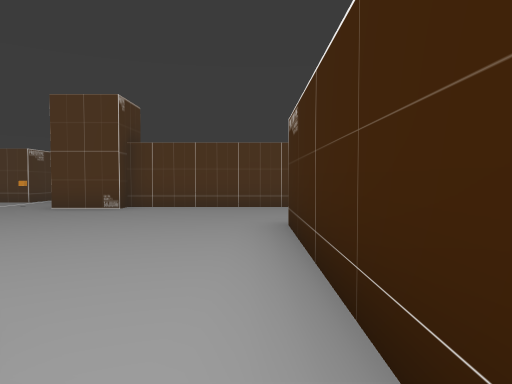
view 1 (above)

24 first-person views from a walk through a Unity game level. The camera is 1.3 m above the floor, tilts 2° down and sees 70° across. The floor is counted in squares, 2 m on a side. Each view is taken from the middle of a square. On the plan, view 1 faces up. The plan holds only what a view shows up to about 11 squares ahead; the rest is blank. The place goes on beyond the plan. The player character is not drawn. Some animated figures are not drawn. Some surface patterns are stand-ins.

view 2
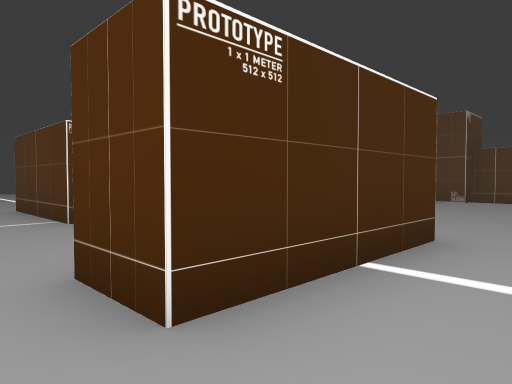

view 3
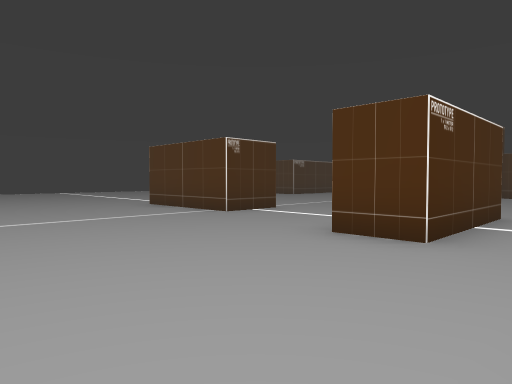

view 4
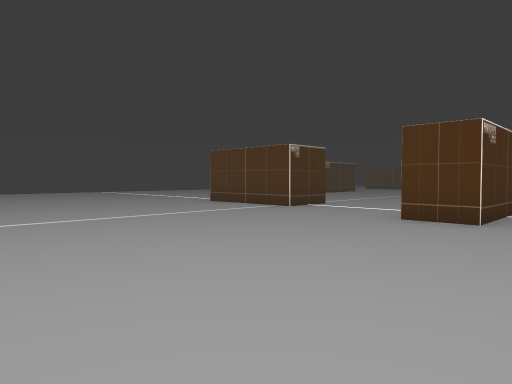

view 5
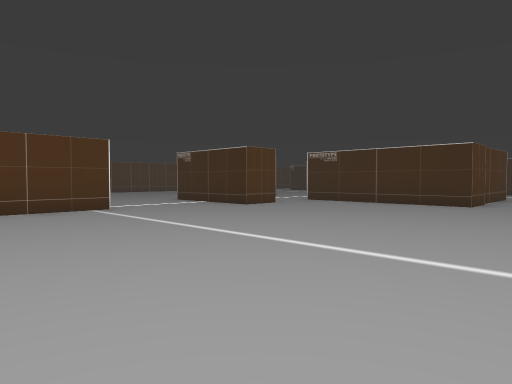

view 6
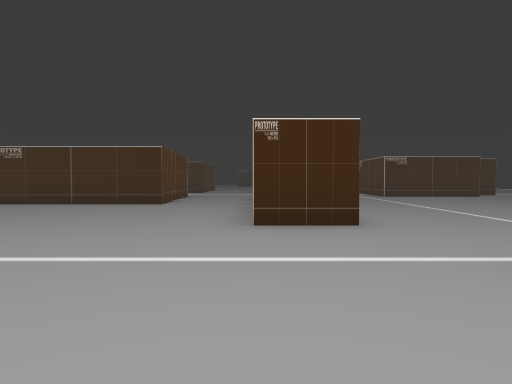

view 7
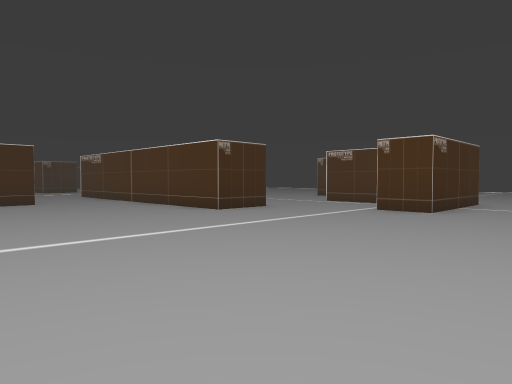

view 8
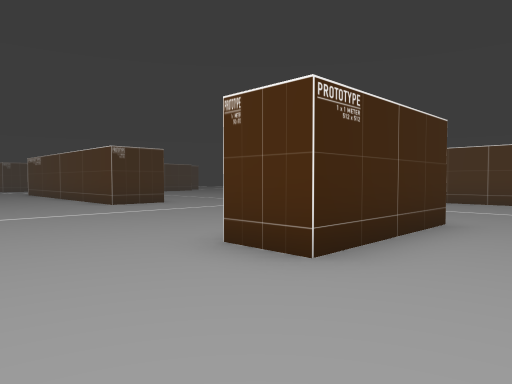

view 9
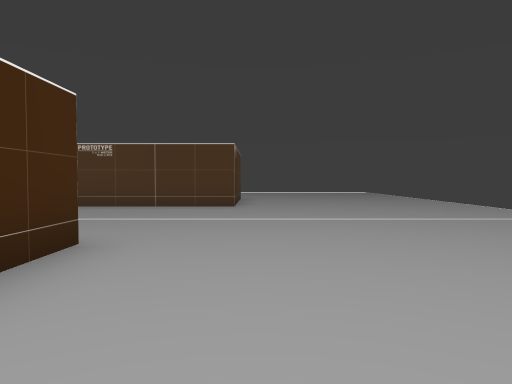

view 10
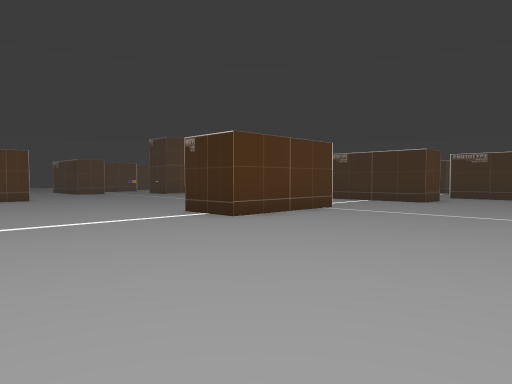

view 11
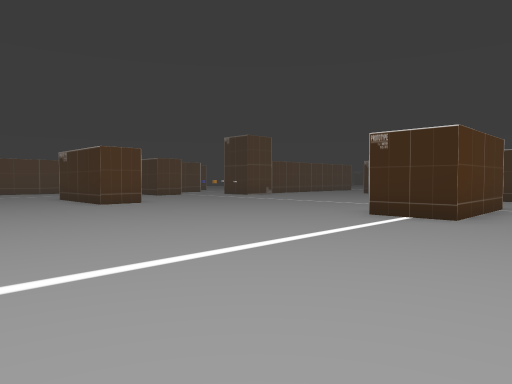

view 12
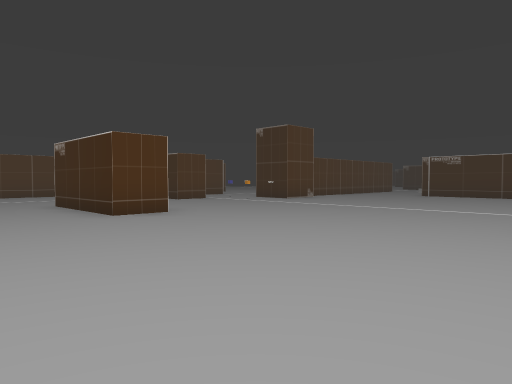

view 13
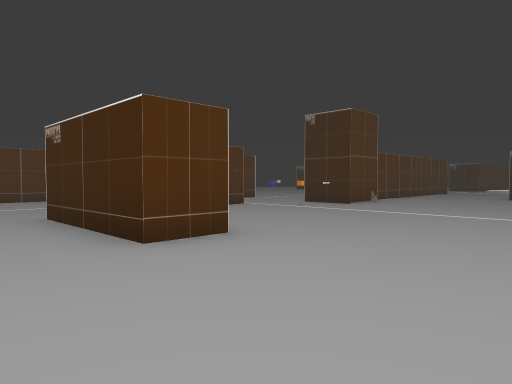

view 14
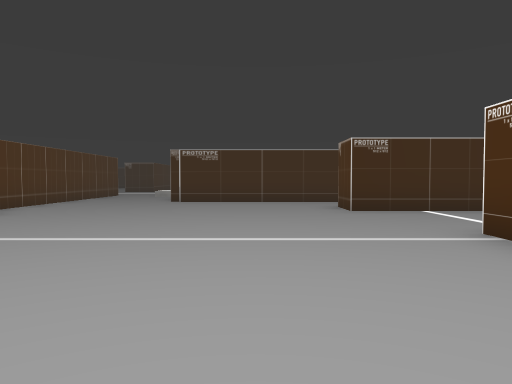

view 15
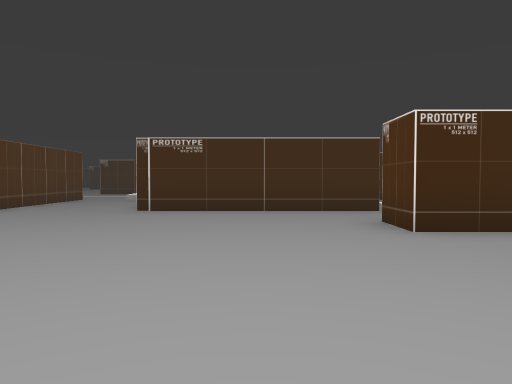

view 16
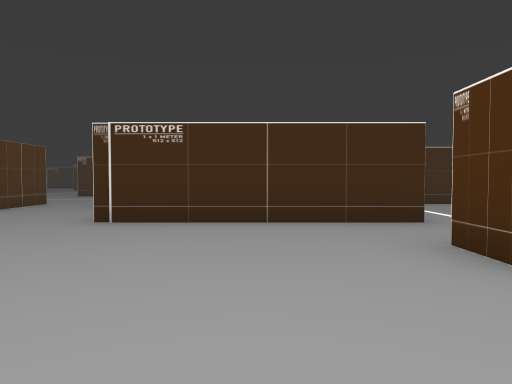

view 17
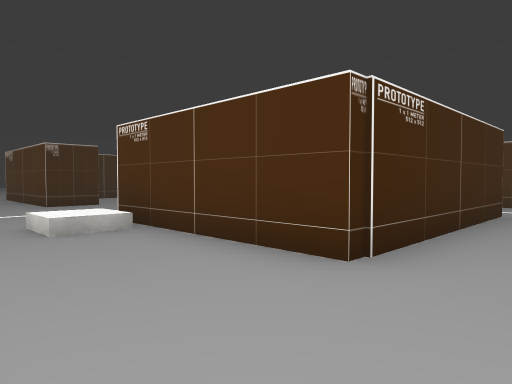

view 18
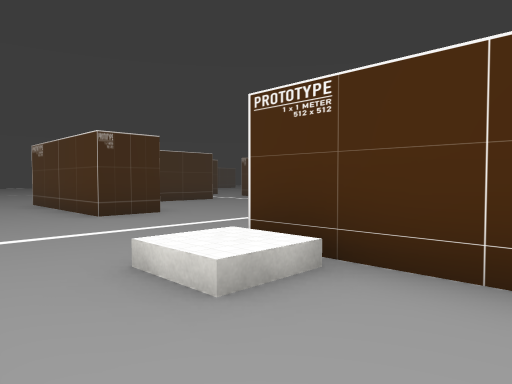

view 19
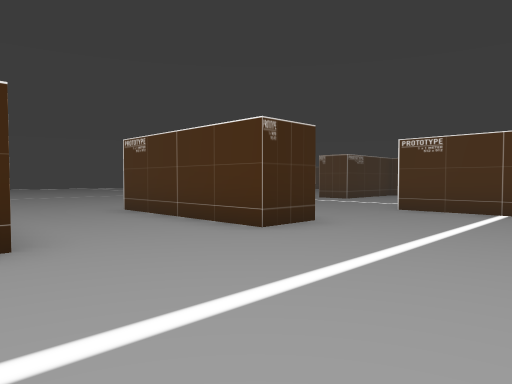

view 20
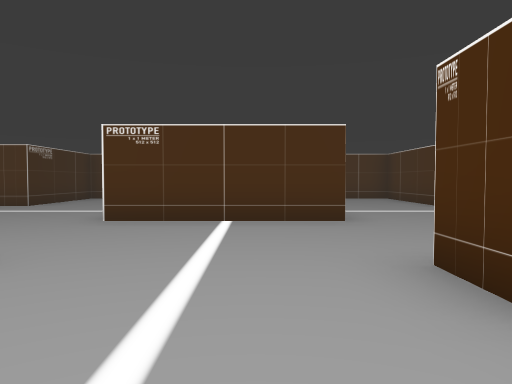

view 21
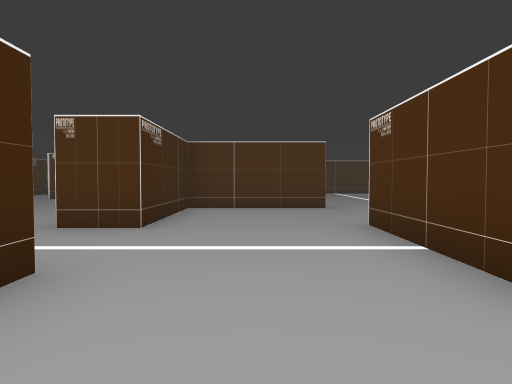

view 22
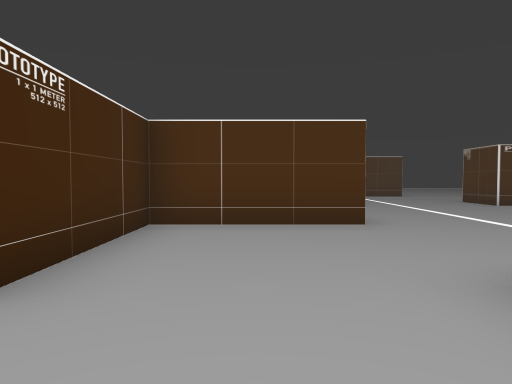

view 23
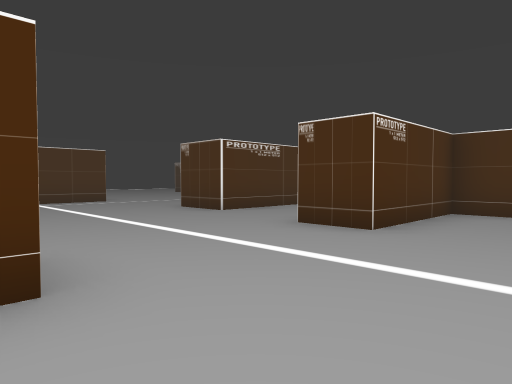

view 24
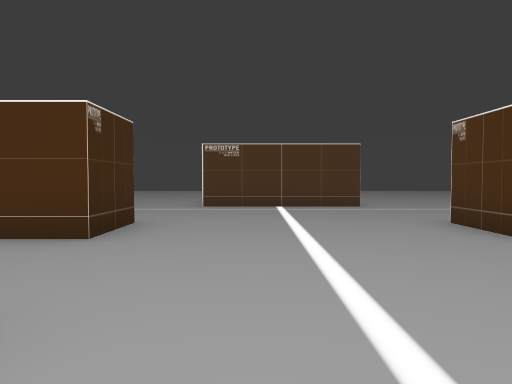

### Floor plan
Points are (right, up) in squares from view 1. A wall is a line through its corners. A room is listed if a view was taken in it or the views show most of it. See-through windows are left out.
Room 1 (view 1)
walls: (-1.4, 1.1) (-1.4, -2.2)
ways out: opening at (-0.5, -2) to room 2; opening at (-0.5, 1) to room 2; opening at (1, -0.5) to room 2
Room 2 (views 2, 3, 4, 5, 6, 7, 8, 9, 10, 11, 12, 13, 14, 15, 16, 17, 18, 19, 20, 21, 22, 23, 24)
walls: (-1.4, -2.2) (-2.5, -2.2) (-2.5, 1.1) (-1.4, 1.1); (1.6, -2) (1.6, -5.2) (4.7, -5.2) (4.7, -6.5); (0.5, 0.4) (0.5, 5.5) (4.8, 5.5); (4.1, -6.6) (0.5, -6.6) (0.5, -2.4); (4.6, -2.2) (4.6, -1.4); (4.5, 1.3) (8.5, 1.3); (-6.2, 0.3) (-5.6, 0.3) (-5.6, -1.2) (-8.8, -1.2) (-8.8, 0.4); (-3.9, -10.5) (-3.9, -9) (4.1, -9) (4.1, -10.5); (8.4, -5.2) (11.5, -5.2) (11.5, -1.9) (12.8, -1.9); (8.4, 0.8) (8.4, -2.2); (4.7, 5.1) (4.7, 4.1); (4.5, -13.7) (8.4, -13.7); (-5.4, -13.4) (-3.8, -13.4); (8.8, -10.5) (8.8, -9) (9.9, -9); (8.4, 4.1) (8.4, 5.5) (12.6, 5.5); (11.5, 0.4) (11.5, 2.5); (-7.4, -14.6) (-7.4, -11.3) (-6.2, -11.3); (-11.2, -10.8) (-11.2, -7.4) (-10, -7.4); (4.6, 8.5) (-3, 8.5) (-3, 8) (-4.5, 8) (-4.5, 9.5); (-10, 6.4) (-11.2, 6.4) (-11.2, 9.5); (-12.5, -17.5) (-12.5, -15.7) (-8.8, -15.7)
ways out: opening at (-0.5, -2) to room 1; opening at (-0.5, 1) to room 1; opening at (1, -0.5) to room 1; opening at (12, -0.5); opening at (13.5, -2)
objects: other object (-6, 9); other object (4, 6)

Positions as (right, up) in squares from view 1, and headings:
1: (0, 0), facing up
2: (0, -3), facing up-left
3: (0, -6), facing up-left
4: (0, -8), facing up-left
5: (-9, -9), facing up-right
6: (-9, -9), facing right
7: (-10, -4), facing down-right
8: (-13, -5), facing down-right
9: (-13, -7), facing down
10: (-13, -6), facing up-right
11: (-15, -3), facing up-right
12: (-14, 0), facing up-right
13: (-13, 3), facing up-right
14: (-10, 3), facing right
15: (-7, 3), facing right
16: (-5, 3), facing right
17: (-1, 8), facing down-right
18: (2, 8), facing down-right
19: (5, 9), facing down-right
20: (6, 7), facing down
21: (10, 3), facing down
22: (10, 0), facing down
23: (9, -3), facing down-left
24: (7, -5), facing down
